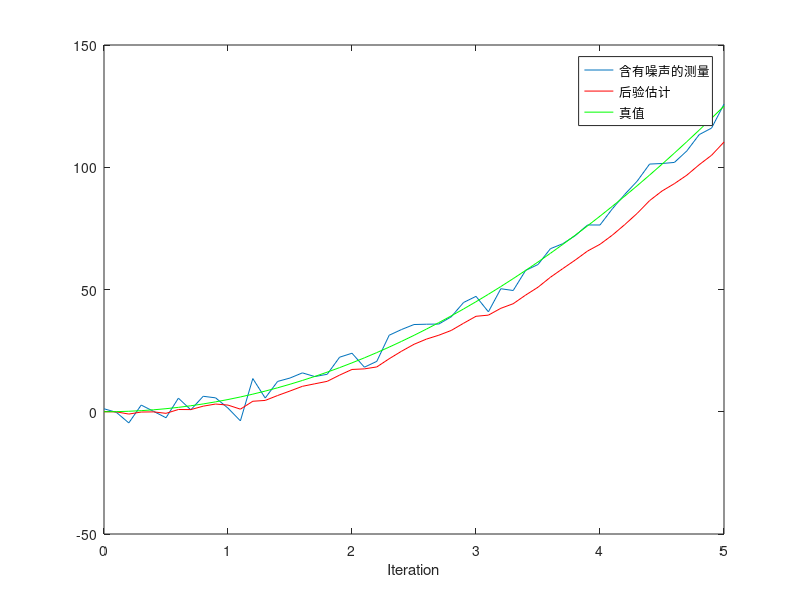

Source code (MATLAB):
clc
clear
close all
 
% 初始化参数
delta_t=0.1;
t=0:delta_t:5;
g=10;%加速度值
n_iter = length(t); % 序列的长度
sz = [n_iter, 1]; % 信号需开辟的内存空间大小
x=1/2*g*t.^2;
x=x';
z = x + sqrt(10).*randn(sz); % 测量时加入测量白噪声
Q = 0.9; % 过程激励噪声方差   
         %注意Q值得改变  待会增大到2，看看效果。对比看效果时，修改代码不要改变z的值
R = 10; % 测量方差估计，可以改变它来看不同效果
 
% 分配空间
xhat=zeros(sz);      % x的后验估计
P=zeros(sz);         % 后验方差估计
xhatminus=zeros(sz); % x的先验估计
Pminus=zeros(sz);    % 先验方差估计
K=zeros(sz);         % Kalman增益
 
% 估计的初始值
xhat(1) = 0.0;
P = 1.0;
for k = 2:n_iter   %
    % 时间更新过程
    xhatminus(k) = xhat(k-1);
    Pminus(k) = P(k-1)+Q;
    
    % 测量更新过程
    K(k) = Pminus(k)/( Pminus(k)+R );
    xhat(k) = xhatminus(k)+K(k)*(z(k)-xhatminus(k));
    P(k) = (1-K(k))*Pminus(k);
end
 
figure
plot(t,z);
hold on
plot(t,xhat,'r-')
plot(t,x,'g-');
legend('含有噪声的测量', '后验估计', '真值');
xlabel('Iteration');
